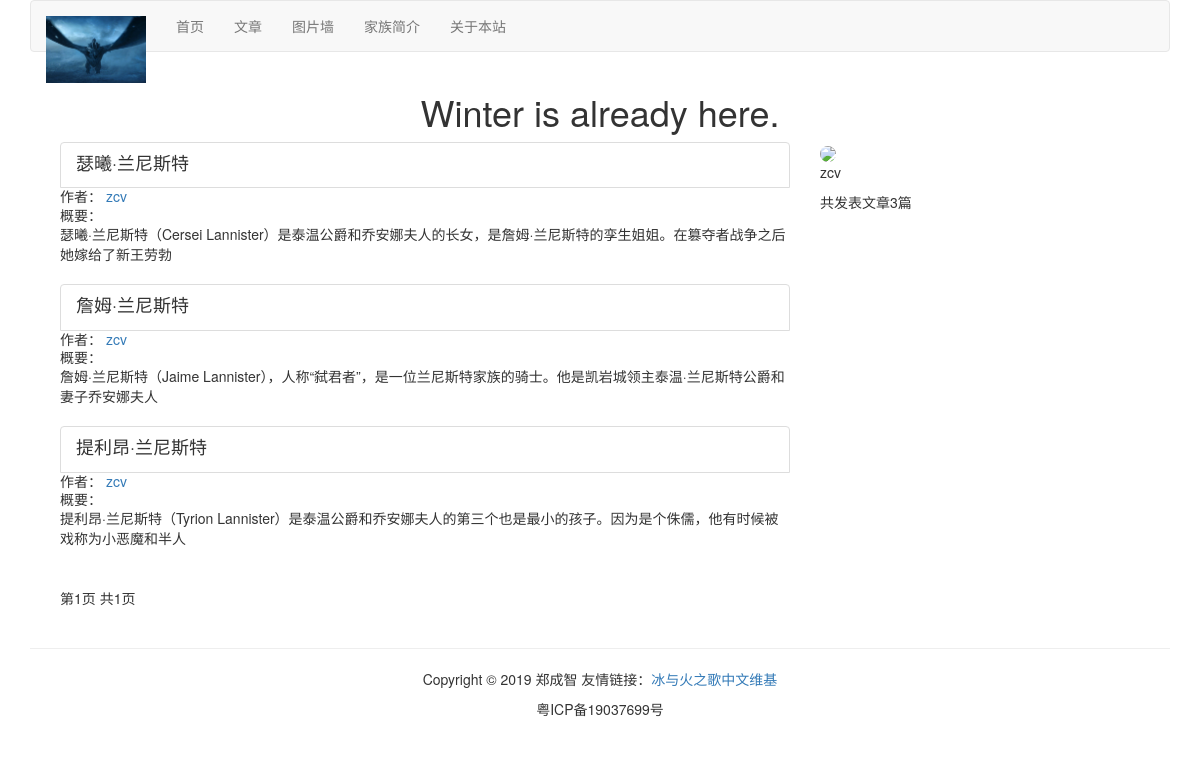
The app's page /article/list-article-titles/zcv/ with its own data.
### article/models.py (models this page shows, shortened)
class ArticlePost(models.Model):
    author = models.ForeignKey(User, on_delete=models.CASCADE, related_name="article")
    title = models.CharField(max_length=200)
    slug = models.SlugField(max_length=500)
    column = models.ForeignKey(ArticleColumn, on_delete=models.CASCADE, related_name="article_column")
    body = models.TextField()
    created = models.DateTimeField(default=timezone.now)
    updated = models.DateTimeField(auto_now=True)
    users_like = models.ManyToManyField(User, related_name="articles_like", blank=True)#一篇文章可以多人点赞，一人可点赞多篇文章
    article_tag = models.ManyToManyField(ArticleTag, related_name='article_tag', blank=True)#可以为空
    class Meta:
        ordering = ('-updated',)
        index_together = (('id', 'slug'),) #在数据库建立索引，提高读取速度
    def get_url_path(self):
        return reverse("article:article_content", args=[self.id, self.slug]) #跟上面函数类似，但是不同URL

### article/list_views.py (the view)
# urls.py: path('list-article-titles/', list_views.article_titles, name="article_titles"),
def article_titles(request, username=None):
    if username:
        user = User.objects.get(username=username)
        articles_title = ArticlePost.objects.filter(author=user)
        try: #在内容页显示作者个人信息
            userinfo = user.userinfo
        except:
            userinfo = None
    else:
        articles_title = ArticlePost.objects.all()
    paginator = Paginator(articles_title, 5)
    page = request.GET.get('page')
    try:
        current_page = paginator.page(page)
        articles = current_page.object_list
    except PageNotAnInteger:
        current_page = paginator.page(1)
        articles = current_page.object_list
    except EmptyPage:
        current_page = paginator.page(paginator.num_pages)
        articles = current_page.object_list
    if username:
        return render(request, "article/list/author_articles.html", {"articles":articles, "page":current_page, "userinfo":userinfo, "user":user})
    return render(request, "article/list/article_titles.html", {"articles":articles, "page":current_page})

### article/templatetags/article_tags.py (called while the page is built)
@register.simple_tag
def author_total_articles(user):
    return user.article.count()

### templates/article/list/author_articles.html (shortened to what this page needs)
{% extends "base2.html" %}
{% load staticfiles %}
{% load article_tags %}
{% block content %}
<div class="row text-center vertical-middle-sm">
    <h1>Winter is already here.</h1>
</div>
<div class="container">
<div class="col-md-8">
    {% for article in articles %}
    <div class="list-group">
        <a href="{{article.get_url_path}}" class="list-group-item">
            <h4 class="list-group-item-heading">{{article.title}}</h4>
        </a>
        <p class="list-group-item-text">作者：<a href="{% url 'article:author_articles' article.author.username %}">
            {{article.author.username}}
        </a></p>
        <p class="list-group-item-text">概要：{{article.body|slice:'70'|linebreaks}}</p>
    </div>
    {% endfor %}
{% include "paginator.html" %}
</div>
<div class="col-md-4">
<div>
    {% if userinfo.photo %}
    <img src="{{userinfo.photo|striptags}}" class="img-circle" id="my_photo" name="user-face" style="width:300px">
    {% else %}
    <img src="{% static 'images/jon2.jpg' %}" class="img-circle" id="my_photo" name="user-face" style="width:300px">
    {% endif %}
</div>
<div>
    <p>{{user.username}}</p>
    <p>共发表文章{% author_total_articles user %}篇</p>
</div>
</div>
</div>
{% endblock content %}

### records on screen
ArticlePost: title "瑟曦·兰尼斯特", author.username "zcv", body "瑟曦·兰尼斯特（Cersei Lannister）是泰温公爵和乔安娜夫人的长女，是詹姆·兰尼斯特的孪生姐姐。在篡夺者战争之后她嫁给了新王劳勃"
ArticlePost: title "詹姆·兰尼斯特", author.username "zcv", body "詹姆·兰尼斯特（Jaime Lannister），人称“弑君者”，是一位兰尼斯特家族的骑士。他是凯岩城领主泰温·兰尼斯特公爵和妻子乔安娜夫人"
ArticlePost: title "提利昂·兰尼斯特", author.username "zcv", body "提利昂·兰尼斯特（Tyrion Lannister）是泰温公爵和乔安娜夫人的第三个也是最小的孩子。因为是个侏儒，他有时候被戏称为小恶魔和半人"

### other values on screen
{{ page.number }} "1"
{{ page.paginator.num_pages }} "1"
{{ user.username }} "zcv"
